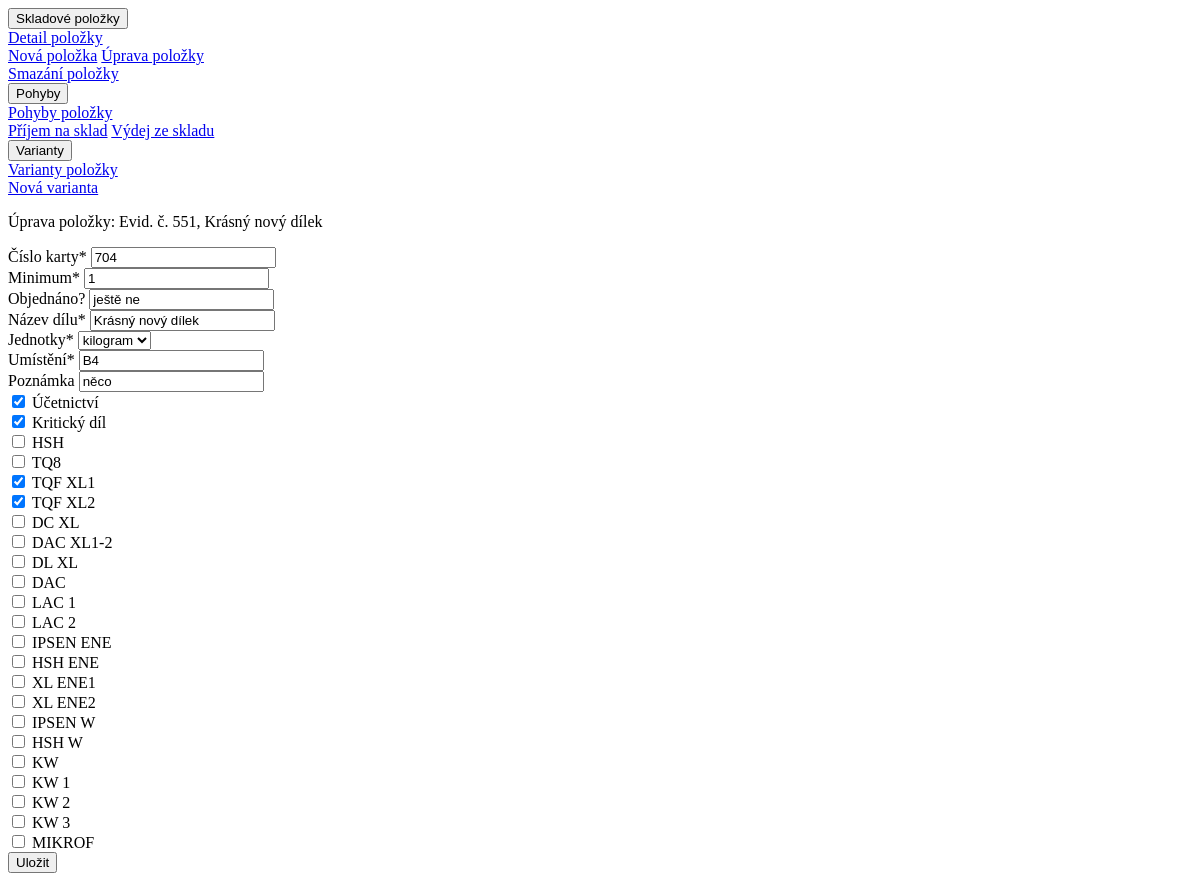
Before: /sklad/551/update/ (signed in) with the older database file.
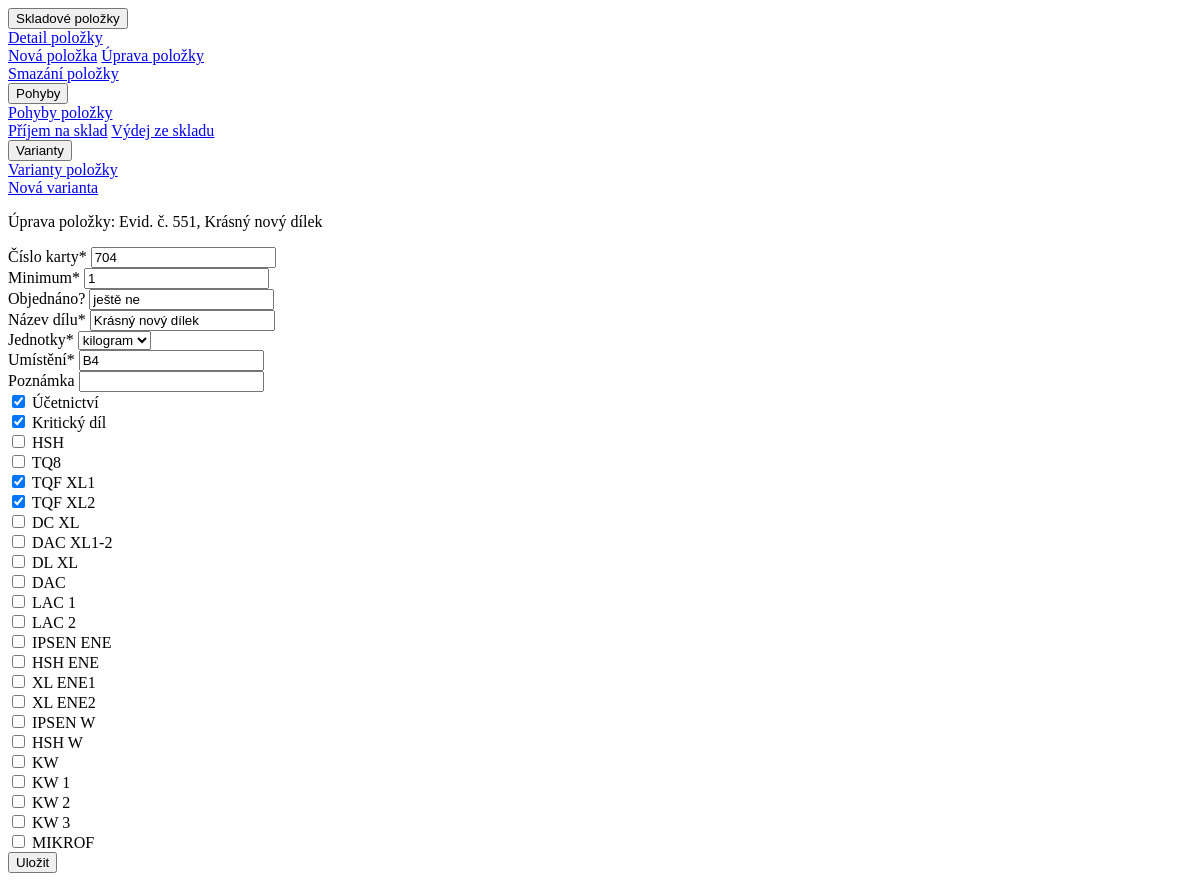
After: the same page with the newer database file.
### hpm_sklad/models.py (models this page shows, shortened)
class Sklad(models.Model):
    class Meta:
        ordering = ["-evidencni_cislo"]
        verbose_name_plural = "Skladové položky"
    evidencni_cislo = models.AutoField(primary_key=True, verbose_name="Evidenční číslo")
    interne_cislo = models.IntegerField(null=True, verbose_name="Číslo karty")
    objednano = models.CharField(max_length=100, null=True, blank=True, verbose_name="Objednáno?")
    nazev_dilu = models.CharField(max_length=100, verbose_name="Název dílu")
    min_mnozstvi_ks = models.PositiveIntegerField(default=0, verbose_name="Minimum")
    mnozstvi = models.PositiveIntegerField(default=0, verbose_name="Množství")
    jednotky = models.CharField(max_length=10, choices=JEDNOTKY_CHOICES, default='ks', verbose_name="Jednotky")
    umisteni = models.CharField(max_length=25, null=True, verbose_name="Umístění")
    dodavatel = models.CharField(max_length=70, null=True, blank=True, verbose_name="Dodavatel")
    datum_nakupu = models.DateField(null=True, blank=True, verbose_name="Datum nákupu")
    cislo_objednavky = models.CharField(max_length=20, null=True, blank=True, verbose_name="Číslo objednávky")
    jednotkova_cena_eur = models.FloatField(default=0.0, validators=[MinValueValidator(0.0)], verbose_name="EUR/jednotka")
    celkova_cena_eur = models.FloatField(default=0.0, validators=[MinValueValidator(0.0)], verbose_name="Celkem EUR")
    poznamka = models.CharField(null=True, blank=True, max_length=200, verbose_name="Poznámka")
    ucetnictvi = models.BooleanField(default=True, verbose_name="Účetnictví")
    kriticky_dil = models.BooleanField(default=False, verbose_name="Kritický díl")
    hsh = models.BooleanField(default=False, verbose_name="HSH")
    tq8 = models.BooleanField(default=False, verbose_name="TQ8")
    tqf_xl1 = models.BooleanField(default=False, verbose_name="TQF XL1")
    tqf_xl2 = models.BooleanField(default=False, verbose_name="TQF XL2")
    dc_xl = models.BooleanField(default=False, verbose_name="DC XL")
    dac_xl1_2 = models.BooleanField(default=False, verbose_name="DAC XL1-2")
    dl_xl = models.BooleanField(default=False, verbose_name="DL XL")
    dac = models.BooleanField(default=False, verbose_name="DAC")
    lac_1 = models.BooleanField(default=False, verbose_name="LAC 1")
    lac_2 = models.BooleanField(default=False, verbose_name="LAC 2")
    ipsen_ene = models.BooleanField(default=False, verbose_name="IPSEN ENE")
    hsh_ene = models.BooleanField(default=False, verbose_name="HSH ENE")
    xl_ene1 = models.BooleanField(default=False, verbose_name="XL ENE1")
    xl_ene2 = models.BooleanField(default=False, verbose_name="XL ENE2")
    ipsen_w = models.BooleanField(default=False, verbose_name="IPSEN W")
    hsh_w = models.BooleanField(default=False, verbose_name="HSH W")
    kw = models.BooleanField(default=False, verbose_name="KW")
    kw1 = models.BooleanField(default=False, verbose_name="KW 1")
    kw2 = models.BooleanField(default=False, verbose_name="KW 2")
    kw3 = models.BooleanField(default=False, verbose_name="KW 3")
    mikrof = models.BooleanField(default=False, verbose_name="MIKROF")
    history = HistoricalRecords()
    def __str__(self):
        return "Evid. č. " + str(self.evidencni_cislo) + ", " + self.nazev_dilu

### hpm_sklad/views.py (the view)
# urls.py: path('sklad/<int:pk>/update/', views.SkladUpdateView.as_view(), name='update_sklad'),
class SkladUpdateView(LoginRequiredMixin, PermissionRequiredMixin, UpdateView):
    model = Sklad
    form_class = SkladUpdateForm
    template_name = 'hpm_sklad/update_sklad.html'
    permission_required = 'hpm_sklad.change_sklad'
    success_url = reverse_lazy('sklad')

### hpm_sklad/templates/hpm_sklad/update_sklad.html (shortened to what this page needs)
{% load static %}
{% load crispy_forms_tags %}
{% include "hpm_sklad/navbar_sklad.html" %}
<div class="bg-dark text-white mt-3">
    <p class="h6 py-2 px-2">Úprava položky: {{ object|truncatechars:50 }}</p>
</div>
<form class="mt-2" method="post" action="{% url 'update_sklad' object.pk %}">
    {% crispy form %}
</form>

Changed rows visible on the page:
changed Sklad "Evid. č. 551, Krásný nový dílek": poznamka "něco" → (not shown)
